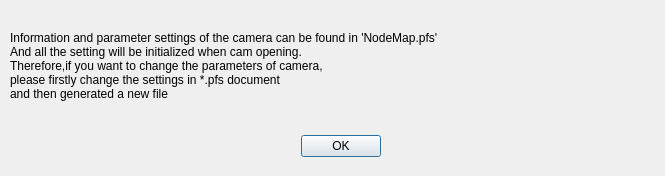
<?xml version="1.0" encoding="UTF-8"?>
<ui version="4.0">
 <class>Dialog</class>
 <widget class="QDialog" name="Dialog">
  <property name="geometry">
   <rect>
    <x>0</x>
    <y>0</y>
    <width>665</width>
    <height>176</height>
   </rect>
  </property>
  <property name="windowTitle">
   <string>Basler camera</string>
  </property>
  <widget class="QDialogButtonBox" name="buttonBox">
   <property name="geometry">
    <rect>
     <x>260</x>
     <y>130</y>
     <width>161</width>
     <height>32</height>
    </rect>
   </property>
   <property name="orientation">
    <enum>Qt::Horizontal</enum>
   </property>
   <property name="standardButtons">
    <set>QDialogButtonBox::Ok</set>
   </property>
   <property name="centerButtons">
    <bool>true</bool>
   </property>
  </widget>
  <widget class="QLabel" name="label">
   <property name="geometry">
    <rect>
     <x>10</x>
     <y>10</y>
     <width>641</width>
     <height>111</height>
    </rect>
   </property>
   <property name="text">
    <string>Information and parameter settings of the camera can be found in 'NodeMap.pfs'
And all the setting will be initialized when cam opening.
Therefore,if you want to change the parameters of camera,
please firstly change the settings in *.pfs document
and then generated a new file</string>
   </property>
   <property name="scaledContents">
    <bool>false</bool>
   </property>
  </widget>
 </widget>
 <resources/>
 <connections>
  <connection>
   <sender>buttonBox</sender>
   <signal>accepted()</signal>
   <receiver>Dialog</receiver>
   <slot>accept()</slot>
   <hints>
    <hint type="sourcelabel">
     <x>248</x>
     <y>254</y>
    </hint>
    <hint type="destinationlabel">
     <x>157</x>
     <y>274</y>
    </hint>
   </hints>
  </connection>
  <connection>
   <sender>buttonBox</sender>
   <signal>rejected()</signal>
   <receiver>Dialog</receiver>
   <slot>reject()</slot>
   <hints>
    <hint type="sourcelabel">
     <x>316</x>
     <y>260</y>
    </hint>
    <hint type="destinationlabel">
     <x>286</x>
     <y>274</y>
    </hint>
   </hints>
  </connection>
 </connections>
</ui>
